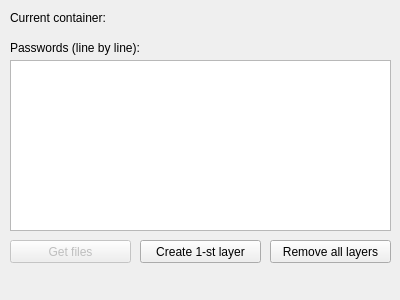
<?xml version="1.0" encoding="UTF-8"?>
<ui version="4.0">
 <class>MainWindow</class>
 <widget class="QMainWindow" name="MainWindow">
  <property name="geometry">
   <rect>
    <x>0</x>
    <y>0</y>
    <width>400</width>
    <height>300</height>
   </rect>
  </property>
  <property name="sizePolicy">
   <sizepolicy hsizetype="Fixed" vsizetype="Fixed">
    <horstretch>0</horstretch>
    <verstretch>0</verstretch>
   </sizepolicy>
  </property>
  <property name="minimumSize">
   <size>
    <width>400</width>
    <height>300</height>
   </size>
  </property>
  <property name="maximumSize">
   <size>
    <width>400</width>
    <height>300</height>
   </size>
  </property>
  <property name="windowTitle">
   <string>FractalCrypt</string>
  </property>
  <property name="windowIcon">
   <iconset resource="../resources.qrc">
    <normaloff>:/img/logo.png</normaloff>:/img/logo.png</iconset>
  </property>
  <widget class="QWidget" name="centralwidget">
   <widget class="QPlainTextEdit" name="passwordsTextEdit">
    <property name="geometry">
     <rect>
      <x>10</x>
      <y>60</y>
      <width>381</width>
      <height>171</height>
     </rect>
    </property>
   </widget>
   <widget class="QPushButton" name="getFilesButton">
    <property name="enabled">
     <bool>false</bool>
    </property>
    <property name="geometry">
     <rect>
      <x>10</x>
      <y>240</y>
      <width>121</width>
      <height>23</height>
     </rect>
    </property>
    <property name="text">
     <string>Get files</string>
    </property>
   </widget>
   <widget class="QPushButton" name="createLayerButton">
    <property name="geometry">
     <rect>
      <x>140</x>
      <y>240</y>
      <width>121</width>
      <height>23</height>
     </rect>
    </property>
    <property name="text">
     <string>Create 1-st layer</string>
    </property>
   </widget>
   <widget class="QPushButton" name="removeLayerButton">
    <property name="enabled">
     <bool>true</bool>
    </property>
    <property name="geometry">
     <rect>
      <x>270</x>
      <y>240</y>
      <width>121</width>
      <height>23</height>
     </rect>
    </property>
    <property name="text">
     <string>Remove all layers</string>
    </property>
   </widget>
   <widget class="QLabel" name="passwordsLabel">
    <property name="geometry">
     <rect>
      <x>10</x>
      <y>40</y>
      <width>331</width>
      <height>16</height>
     </rect>
    </property>
    <property name="text">
     <string>Passwords (line by line):</string>
    </property>
   </widget>
   <widget class="QLabel" name="currentPathLabel">
    <property name="geometry">
     <rect>
      <x>10</x>
      <y>10</y>
      <width>351</width>
      <height>16</height>
     </rect>
    </property>
    <property name="text">
     <string>Current container: </string>
    </property>
   </widget>
  </widget>
  <widget class="QMenuBar" name="menubar">
   <property name="geometry">
    <rect>
     <x>0</x>
     <y>0</y>
     <width>400</width>
     <height>21</height>
    </rect>
   </property>
  </widget>
 </widget>
 <resources>
  <include location="../resources.qrc"/>
 </resources>
 <connections/>
</ui>
